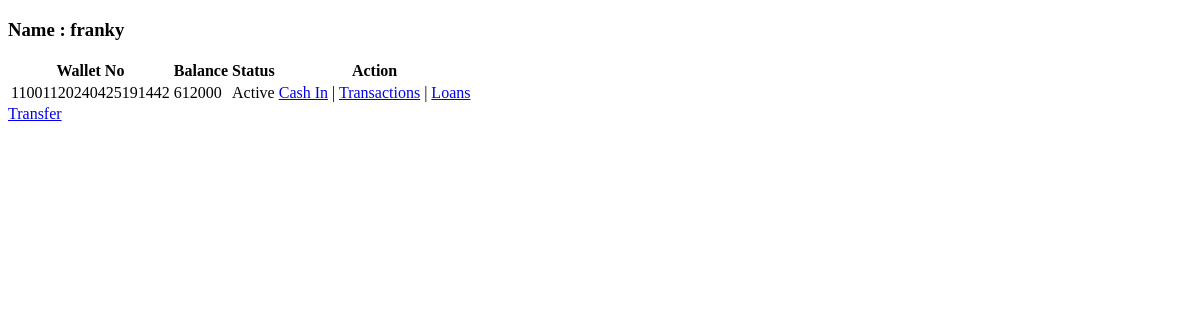
Before: /customers/home.php (signed in) with the older database file.
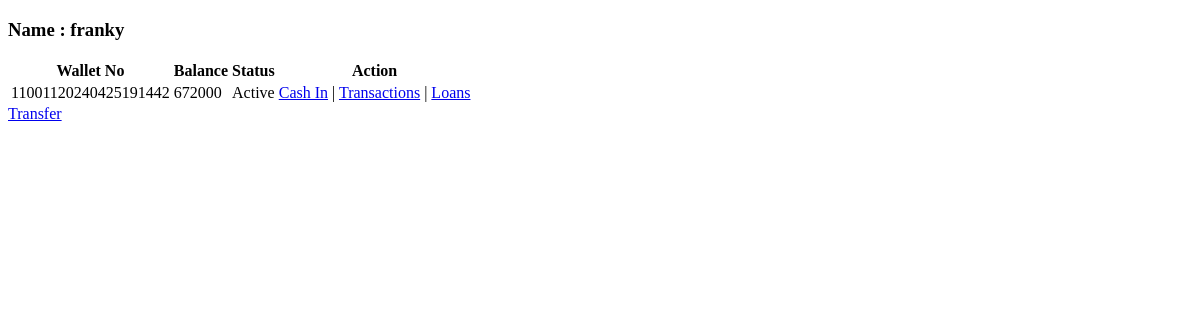
After: the same page with the newer database file.
### tables this page shows
CREATE TABLE `wallets` (
  `wallet_id` int(11) NOT NULL,
  `wallet_number` varchar(225) NOT NULL,
  `wallet_status` varchar(11) NOT NULL,
  `balance` decimal(10,0) NOT NULL,
  `customer_id` int(11) NOT NULL,
  `bank_id` int(11) NOT NULL
);

### customers/home.php (the view, shortened to what this page needs)
<?php
    include("../connection.php");
    $customer_id = $_SESSION['customer_id'];
    $query = "SELECT * FROM wallets WHERE customer_id = '$customer_id'";
    $result = mysqli_query($connect, $query);
?>
<!DOCTYPE html>
<html lang="en">
<head>
</head>
<body>
    <h3>Name : <?php echo $_SESSION['customer_name'];?></h3>
    <table>
        <thead>
            <tr>
                <th>Wallet No</th>
                <th>Balance</th>
                <th>Status</th>
                <th>Action</th>
            </tr>
        </thead>
        <tbody>
            <?php
                while ($row = mysqli_fetch_assoc($result)) {
                    $wallet_id = $row['wallet_id'];
                    echo "<tr>";
                    echo "<td>{$row['wallet_number']}</td>";
                    echo "<td>{$row['balance']}</td>";
                    echo "<td>{$row['wallet_status']}</td>";
                    echo "<td><a href='transactions/cashInHistory.php?wid=$wallet_id'>Cash In</a> |
                    <a href='transactions/transactionHistory.php?wid=$wallet_id'>Transactions</a> |
                    <a href='loans.php?wid=$wallet_id'>Loans</a>";
                    echo "</td>";
                    echo "</tr>";
                }
            ?>
        </tbody>
    </table>
</body>
<a href="transfer.php">Transfer</a>
</html>

Changed rows visible on the page:
changed wallets "Active": balance "612000" → "672000"
